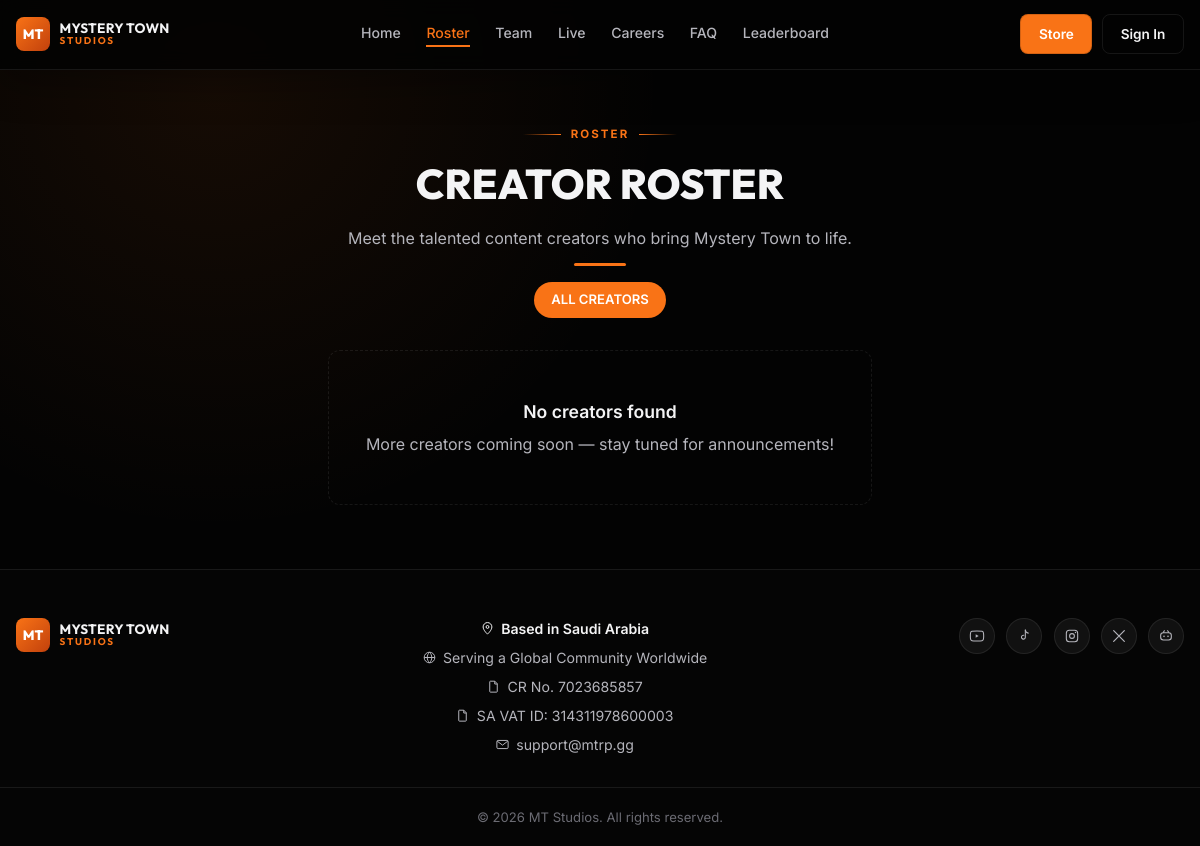
Screenshot of /roster with the database file from the repository.
### tables this page shows
CREATE TABLE content (
    key TEXT PRIMARY KEY,
    value TEXT NOT NULL
);

CREATE TABLE social_links (
    id INTEGER PRIMARY KEY AUTOINCREMENT,
    platform TEXT NOT NULL,
    url TEXT NOT NULL,
    sort_order INTEGER DEFAULT 0
);

### app.py (the view)
@app.route("/roster")
def roster():
    conn = get_db()
    creators = conn.execute(
        "SELECT * FROM roster_creators ORDER BY sort_order, id"
    ).fetchall()
    conn.close()
    return render_template("roster.html", creators=creators)

### app.py (called while the page is built)
def get_all_content():
    if "content" not in g:
        g.content = get_content_dict()
    return g.content

@app.context_processor
def inject_globals():
    conn = get_db()
    social_links = conn.execute(
        "SELECT * FROM social_links ORDER BY sort_order, id"
    ).fetchall()
    conn.close()
    return {
        "c": get_all_content(),
        "social_links": social_links,
    }

### db.py (called while the page is built)
def get_db():
    conn = sqlite3.connect(DB_PATH)
    conn.row_factory = sqlite3.Row
    conn.execute("PRAGMA foreign_keys = ON")
    return conn

def get_content_dict():
    conn = get_db()
    rows = conn.execute("SELECT key, value FROM content").fetchall()
    conn.close()
    return {row["key"]: row["value"] for row in rows}

### templates/roster.html
{% extends "base.html" %}
{% block content %}
{% import "icons.html" as ic %}
<div class="wrap">
  <div class="page-header" data-reveal>
    <div class="section-eyebrow-line"><span class="seg"></span><span class="label">Roster</span><span class="seg right"></span></div>
    <h1 class="page-title">{{ c['roster.title'] }}</h1>
    <p class="page-subtitle">{{ c['roster.subtitle'] }}</p>
    <div class="deco-underline"></div>
  </div>
  <div class="tabs" data-reveal><span class="tab active">{{ c['roster.filter_label'] }}</span></div>
  {% if creators %}
  <div class="grid-4" style="margin-bottom:4rem;" data-reveal-group>
    {% for cr in creators %}
    <a href="{{ cr.url or '#' }}" target="_blank" class="card person-card" data-reveal>
      <img class="person-avatar" src="{{ cr.image or '/static/images/MT.Avatar_1771104723139-yBcHNWFs.png' }}" alt="{{ cr.name }}">
      <div class="person-name">{{ cr.name }}</div>
      <div class="person-role">{{ cr.platform }}</div>
    </a>
    {% endfor %}
  </div>
  {% else %}
  <div class="empty-state" style="max-width:34rem;margin:2rem auto 4rem;" data-reveal>
    <div class="title">{{ c['roster.empty'] }}</div>
    <div>{{ c['roster.empty2'] }}</div>
  </div>
  {% endif %}
</div>
{% endblock %}

### templates/base.html (shortened to what this page needs)
<!DOCTYPE html>
<html lang="en">
<head>
<link rel="stylesheet" href="{{ url_for('static', filename='css/style.css') }}">
</head>
<body>
{% import "icons.html" as ic %}
<nav class="navbar">
  <div class="wrap navbar-inner">
    <a href="{{ url_for('home') }}" class="brand">
      <span class="brand-badge">MT</span>
      <span class="brand-text">
        <span class="l1">{{ c['site.name_line1'] }}</span>
        <span class="l2">{{ c['site.name_line2'] }}</span>
      </span>
    </a>
    <div class="nav-links">
      <a href="{{ url_for('home') }}" class="{{ 'active' if request.endpoint=='home' }}">{{ c['nav.home'] }}</a>
      <a href="{{ url_for('roster') }}" class="{{ 'active' if request.endpoint=='roster' }}">{{ c['nav.roster'] }}</a>
      <a href="{{ url_for('team') }}" class="{{ 'active' if request.endpoint=='team' }}">{{ c['nav.team'] }}</a>
      <a href="{{ url_for('live') }}" class="{{ 'active' if request.endpoint=='live' }}">{{ c['nav.live'] }}</a>
      <a href="{{ url_for('careers') }}" class="{{ 'active' if request.endpoint=='careers' }}">{{ c['nav.careers'] }}</a>
      <a href="{{ url_for('faq') }}" class="{{ 'active' if request.endpoint=='faq' }}">{{ c['nav.faq'] }}</a>
      <a href="{{ url_for('leaderboard') }}" class="{{ 'active' if request.endpoint=='leaderboard' }}">{{ c['nav.leaderboard'] }}</a>
    </div>
    <div class="nav-actions">
      <a href="{{ c['nav.store_url'] }}" class="btn btn-primary">{{ c['nav.store_label'] }}</a>
      <a href="{{ url_for('onboarding') }}" class="btn btn-outline">{{ c['nav.signin_label'] }}</a>
    </div>
  </div>
</nav>
{% block content %}{% endblock %}
<footer class="footer">
  <div class="wrap footer-inner">
    <a href="{{ url_for('home') }}" class="brand">
      <span class="brand-badge">MT</span>
      <span class="brand-text">
        <span class="l1">{{ c['site.name_line1'] }}</span>
        <span class="l2">{{ c['site.name_line2'] }}</span>
      </span>
    </a>
    <div class="footer-info">
      <div class="row strong">{{ ic.icon('pin', 15) }} {{ c['footer.based_in'] }}</div>
      <div class="row">{{ ic.icon('globe', 15) }} {{ c['footer.serving'] }}</div>
      <div class="row">{{ ic.icon('doc', 15) }} {{ c['footer.cr_no'] }}</div>
      <div class="row">{{ ic.icon('doc', 15) }} {{ c['footer.vat_id'] }}</div>
      <div class="row">{{ ic.icon('mail', 15) }} {{ c['footer.email'] }}</div>
    </div>
    <div class="footer-socials">
      {% for link in social_links %}
      <a href="{{ link.url }}" target="_blank" rel="noopener" title="{{ link.platform }}">{{ ic.icon(link.platform|lower, 16) }}</a>
      {% endfor %}
    </div>
  </div>
  <div class="footer-bottom hairline-top">{{ c['footer.copyright'] }}</div>
</footer>
</body>
</html>

### templates/icons.html (shortened to what this page needs)
{% macro icon(name, size=18) %}
{%- if name == 'youtube' -%}
<svg width="{{size}}" height="{{size}}" viewBox="0 0 24 24" fill="none"><path d="M22 12s0-3.5-.45-5.15a2.9 2.9 0 0 0-2-2C17.9 4.4 12 4.4 12 4.4s-5.9 0-7.55.45a2.9 2.9 0 0 0-2 2C2 8.5 2 12 2 12s0 3.5.45 5.15a2.9 2.9 0 0 0 2 2C6.1 19.6 12 19.6 12 19.6s5.9 0 7.55-.45a2.9 2.9 0 0 0 2-2C22 15.5 22 12 22 12Z" stroke="currentColor" stroke-width="1.6" stroke-linejoin="round"/><path d="M10 9.5v5l4.5-2.5L10 9.5Z" fill="currentColor"/></svg>
{%- elif name == 'tiktok' -%}
<svg width="{{size}}" height="{{size}}" viewBox="0 0 24 24" fill="none"><path d="M14 3v10.8a2.9 2.9 0 1 1-2.4-2.86" stroke="currentColor" stroke-width="1.6" stroke-linecap="round"/><path d="M14 3c.3 2.4 2 4.3 4.4 4.7" stroke="currentColor" stroke-width="1.6" stroke-linecap="round"/></svg>
{%- elif name == 'instagram' -%}
<svg width="{{size}}" height="{{size}}" viewBox="0 0 24 24" fill="none"><rect x="3.5" y="3.5" width="17" height="17" rx="4.5" stroke="currentColor" stroke-width="1.6"/><circle cx="12" cy="12" r="3.6" stroke="currentColor" stroke-width="1.6"/><circle cx="17.2" cy="6.8" r="1" fill="currentColor"/></svg>
{%- elif name in ('x', 'twitter') -%}
<svg width="{{size}}" height="{{size}}" viewBox="0 0 24 24" fill="none"><path d="M4 4l16 16M20 4L4 20" stroke="currentColor" stroke-width="1.8" stroke-linecap="round"/></svg>
{%- elif name == 'discord' -%}
<svg width="{{size}}" height="{{size}}" viewBox="0 0 24 24" fill="none"><rect x="4" y="7" width="16" height="11" rx="4" stroke="currentColor" stroke-width="1.6"/><circle cx="9" cy="12.5" r="1.2" fill="currentColor"/><circle cx="15" cy="12.5" r="1.2" fill="currentColor"/><path d="M8 6.5 9.5 4M16 6.5 14.5 4" stroke="currentColor" stroke-width="1.6" stroke-linecap="round"/></svg>
{%- elif name == 'kick' -%}
<svg width="{{size}}" height="{{size}}" viewBox="0 0 24 24" fill="none"><path d="M5 4v16M5 12l7-8h4l-7 8 7 8h-4l-7-8Z" stroke="currentColor" stroke-width="1.6" stroke-linejoin="round"/></svg>
{%- elif name == 'twitch' -%}
<svg width="{{size}}" height="{{size}}" viewBox="0 0 24 24" fill="none"><path d="M5 4h15v10l-4 4h-4l-3 3v-3H5V4Z" stroke="currentColor" stroke-width="1.6" stroke-linejoin="round"/><path d="M12 8.5v3.5M16 8.5v3.5" stroke="currentColor" stroke-width="1.6" stroke-linecap="round"/></svg>
{%- elif name == 'play' -%}
<svg width="{{size}}" height="{{size}}" viewBox="0 0 24 24" fill="none"><path d="M8 5.5v13l11-6.5-11-6.5Z" fill="currentColor"/></svg>
{%- elif name == 'arrow' -%}
<svg width="{{size}}" height="{{size}}" viewBox="0 0 24 24" fill="none"><path d="M5 12h14M13 6l6 6-6 6" stroke="currentColor" stroke-width="1.8" stroke-linecap="round" stroke-linejoin="round"/></svg>
{%- elif name == 'arrow-left' -%}
<svg width="{{size}}" height="{{size}}" viewBox="0 0 24 24" fill="none"><path d="M19 12H5M11 6l-6 6 6 6" stroke="currentColor" stroke-width="1.8" stroke-linecap="round" stroke-linejoin="round"/></svg>
{%- elif name == 'followers' -%}
<svg width="{{size}}" height="{{size}}" viewBox="0 0 24 24" fill="none"><circle cx="12" cy="8" r="3.4" stroke="currentColor" stroke-width="1.6"/><path d="M4.5 19c0-3.6 3.3-6 7.5-6s7.5 2.4 7.5 6" stroke="currentColor" stroke-width="1.6" stroke-linecap="round"/></svg>
{%- elif name == 'eye' -%}
<svg width="{{size}}" height="{{size}}" viewBox="0 0 24 24" fill="none"><path d="M2 12s3.5-6.5 10-6.5S22 12 22 12s-3.5 6.5-10 6.5S2 12 2 12Z" stroke="currentColor" stroke-width="1.6" stroke-linejoin="round"/><circle cx="12" cy="12" r="2.6" stroke="currentColor" stroke-width="1.6"/></svg>
{%- elif name == 'clock' -%}
<svg width="{{size}}" height="{{size}}" viewBox="0 0 24 24" fill="none"><circle cx="12" cy="12" r="8.5" stroke="currentColor" stroke-width="1.6"/><path d="M12 7.5V12l3 2" stroke="currentColor" stroke-width="1.6" stroke-linecap="round" stroke-linejoin="round"/></svg>
{%- elif name == 'pin' -%}
<svg width="{{size}}" height="{{size}}" viewBox="0 0 24 24" fill="none"><path d="M12 21s7-6.2 7-11.5A7 7 0 0 0 5 9.5C5 14.8 12 21 12 21Z" stroke="currentColor" stroke-width="1.6" stroke-linejoin="round"/><circle cx="12" cy="9.5" r="2.3" stroke="currentColor" stroke-width="1.6"/></svg>
{%- elif name == 'globe' -%}
<svg width="{{size}}" height="{{size}}" viewBox="0 0 24 24" fill="none"><circle cx="12" cy="12" r="8.5" stroke="currentColor" stroke-width="1.6"/><path d="M3.5 12h17M12 3.5c2.4 2.3 3.6 5.3 3.6 8.5S14.4 18.2 12 20.5C9.6 18.2 8.4 15.2 8.4 12S9.6 5.8 12 3.5Z" stroke="currentColor" stroke-width="1.6"/></svg>
{%- elif name == 'doc' -%}
<svg width="{{size}}" height="{{size}}" viewBox="0 0 24 24" fill="none"><path d="M7 3.5h7l4 4V20a1 1 0 0 1-1 1H7a1 1 0 0 1-1-1V4.5a1 1 0 0 1 1-1Z" stroke="currentColor" stroke-width="1.6" stroke-linejoin="round"/><path d="M14 3.5V8h4" stroke="currentColor" stroke-width="1.6" stroke-linejoin="round"/></svg>
{%- elif name == 'mail' -%}
<svg width="{{size}}" height="{{size}}" viewBox="0 0 24 24" fill="none"><rect x="3" y="5.5" width="18" height="13" rx="2" stroke="currentColor" stroke-width="1.6"/><path d="M4 7l8 6 8-6" stroke="currentColor" stroke-width="1.6" stroke-linecap="round" stroke-linejoin="round"/></svg>
{%- elif name == 'text' -%}
<svg width="{{size}}" height="{{size}}" viewBox="0 0 24 24" fill="none"><path d="M4 6.5h16M4 12h16M4 17.5h10" stroke="currentColor" stroke-width="1.6" stroke-linecap="round"/></svg>
{%- elif name == 'plus' -%}
<svg width="{{size}}" height="{{size}}" viewBox="0 0 24 24" fill="none"><path d="M12 5v14M5 12h14" stroke="currentColor" stroke-width="1.8" stroke-linecap="round"/></svg>
{%- elif name == 'edit' -%}
<svg width="{{size}}" height="{{size}}" viewBox="0 0 24 24" fill="none"><path d="M4 20l.9-3.6L15.4 6l3.6 3.6L8.6 20.9 4 20Z" stroke="currentColor" stroke-width="1.6" stroke-linejoin="round"/></svg>
{%- elif name == 'dot' -%}
<svg width="{{size}}" height="{{size}}" viewBox="0 0 24 24" fill="none"><circle cx="12" cy="12" r="4" fill="currentColor"/></svg>
{%- else -%}
<svg width="{{size}}" height="{{size}}" viewBox="0 0 24 24" fill="none"><circle cx="12" cy="12" r="8.5" stroke="currentColor" stroke-width="1.6"/></svg>
{%- endif -%}
{% endmacro %}

### rows the page displays
content: value "MYSTERY TOWN"
content: value "STUDIOS"
content: value "Home"
content: value "Roster"
content: value "Team"
content: value "Live"
content: value "Careers"
content: value "FAQ"
content: value "Leaderboard"
content: value "Store"
content: value "Sign In"
content: value "CREATOR ROSTER"
content: value "Meet the talented content creators who bring Mystery Town to life."
content: value "ALL CREATORS"
content: value "No creators found"
content: value "More creators coming soon — stay tuned for announcements!"
content: value "Based in Saudi Arabia"
content: value "Serving a Global Community Worldwide"
content: value "CR No. 7023685857"
content: value "SA VAT ID: 314311978600003"
content: value "support@mtrp.gg"
social_links: {{ size }} 16 (drawn)
social_links: {{ size }} 16 (drawn)
social_links: {{ size }} 16 (drawn)
social_links: {{ size }} 16 (drawn)
social_links: {{ size }} 16 (drawn)
content: value "© 2026 MT Studios. All rights reserved."
